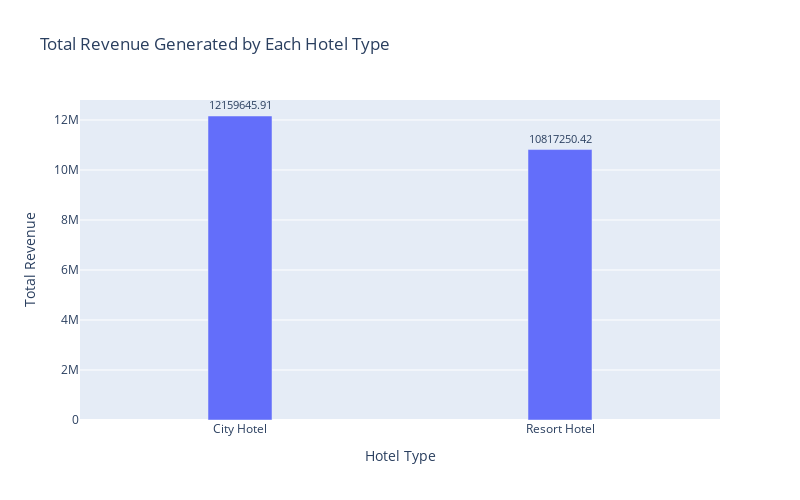

Notebook code for this chart:
### Markdown cell above
### Total Revenue by Hotel Type

### Code cell
# Filtering the dataset to include only completed stays 
df_stayed = df[df['reservation_status'] == 'Check-Out'].copy()

# Calculate the total number of nights stayed per booking
df_stayed['total_nights'] = (
    df_stayed['stays_in_weekend_nights'] +
    df_stayed['stays_in_week_nights']
)

# Estimate revenue per booking by multiplying ADR (average daily rate) by total nights
df_stayed['revenue'] = df_stayed['adr'] * df_stayed['total_nights']

# Aggregate total revenue by hotel type
total_revenue = df_stayed.groupby('hotel')['revenue'].sum().reset_index()

# Create a bar chart to compare total revenue between City and Resort hotels
fig = px.bar(
    total_revenue,
    x='hotel',
    y='revenue',
    text='revenue',
    title='Total Revenue Generated by Each Hotel Type'
)

# Adjust bar appearance: thinner bars and display revenue values on top
fig.update_traces(
    texttemplate='%{text:.2f}',  # Format revenue labels with two decimal places
    textposition='outside',      
    width=0.2                   
)

# Customizing chart layout
fig.update_layout(
    width=800,
    height=500,
    yaxis_title='Total Revenue',
    xaxis_title='Hotel Type'
)
fig.write_image(os.path.join(CHART_DIR, "revenue_trend.png"))

fig.show()

### Figure 1 — Plotly figure (JSON) as saved in the notebook; plotly's stock layout.template omitted (floating-point values rounded to 4 significant figures)
{"data": [{"hovertemplate": "hotel=%{x}<br>revenue=%{text}<extra></extra>", "legendgroup": "", "marker": {"color": "#636efa", "pattern": {"shape": ""}}, "name": "", "orientation": "v", "showlegend": false, "text": [12160000.0, 10820000.0], "textposition": "outside", "texttemplate": "%{text:.2f}", "type": "bar", "width": 0.2, "x": ["City Hotel", "Resort Hotel"], "xaxis": "x", "y": [12160000.0, 10820000.0], "yaxis": "y"}], "layout": {"barmode": "relative", "height": 500, "legend": {"tracegroupgap": 0}, "title": {"text": "Total Revenue Generated by Each Hotel Type"}, "width": 800, "xaxis": {"anchor": "y", "domain": [0, 1], "title": {"text": "Hotel Type"}}, "yaxis": {"anchor": "x", "domain": [0, 1], "title": {"text": "Total Revenue"}}}}
